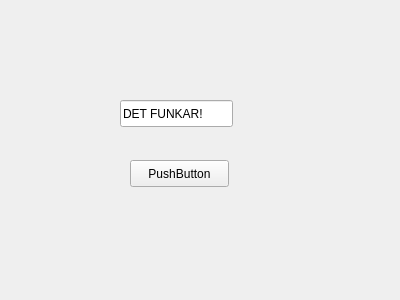
<?xml version="1.0" encoding="UTF-8"?>
<ui version="4.0">
 <class>GameWidget</class>
 <widget class="QWidget" name="GameWidget">
  <property name="geometry">
   <rect>
    <x>0</x>
    <y>0</y>
    <width>400</width>
    <height>300</height>
   </rect>
  </property>
  <property name="windowTitle">
   <string>Form</string>
  </property>
  <widget class="QLineEdit" name="lineEdit">
   <property name="geometry">
    <rect>
     <x>120</x>
     <y>100</y>
     <width>113</width>
     <height>27</height>
    </rect>
   </property>
   <property name="text">
    <string>DET FUNKAR!</string>
   </property>
  </widget>
  <widget class="QPushButton" name="pushButton">
   <property name="geometry">
    <rect>
     <x>130</x>
     <y>160</y>
     <width>99</width>
     <height>27</height>
    </rect>
   </property>
   <property name="text">
    <string>PushButton</string>
   </property>
  </widget>
 </widget>
 <resources/>
 <connections/>
</ui>
